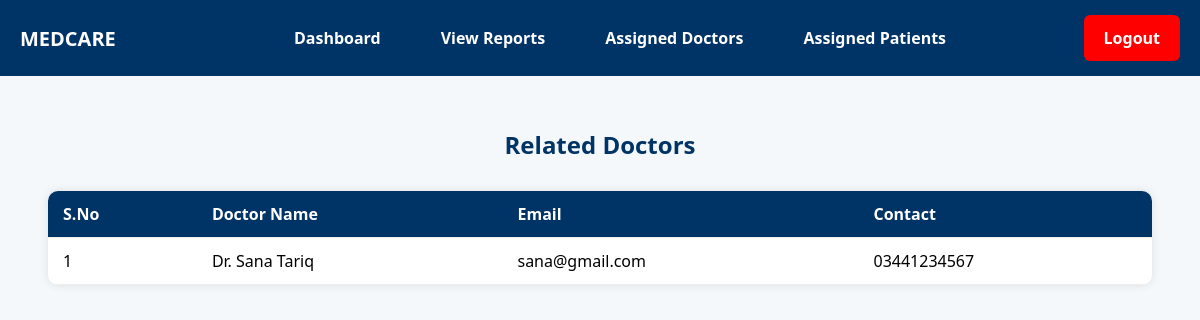
Page /view_caretaker_doctors.php (signed in) on the committed database.
### tables this page shows
CREATE TABLE `doctor_ph_nmbr` (
  `doc_id` int(11) NOT NULL,
  `ph_Nmbr` varchar(20) NOT NULL
);

CREATE TABLE `doctor` (
  `doc_id` int(11) NOT NULL,
  `name` varchar(30) NOT NULL,
  `username` varchar(30) NOT NULL,
  `password` varchar(15) NOT NULL,
  `gender` varchar(1) NOT NULL,
  `specialization` varchar(100) NOT NULL,
  `email` varchar(100) NOT NULL
);

### view_caretaker_doctors.php (the view, shortened to what this page needs)
<?php
require 'connection.php';
$caretaker_id = (int)$_SESSION['caretaker_id'];
$sqlDoctors = "
    SELECT
        d.name AS doctor_name,
        d.specialization,
        d.email,
        ph.ph_Nmbr AS contact
    FROM collab_with cw
    INNER JOIN doctor d ON cw.doc_id = d.doc_id
    LEFT JOIN doctor_ph_nmbr ph ON d.doc_id = ph.doc_id
    WHERE cw.id = $caretaker_id
";
$resultDoctors = mysqli_query($conn, $sqlDoctors);
?>
<!DOCTYPE html>
<html>
<head>
</head>
<body>
     <div class="navbar">
        <div class="logo">
            <span>MEDCARE</span>
        </div>
        <div class="menu">
            <a href="nurse.php">Dashboard</a>
            <a href="caretaker_Patient_report.php">View Reports</a>
            <a href="view_caretaker_doctors.php">Assigned Doctors</a>
            <a href="view_caretaker_patients.php">Assigned Patients</a>
        </div>
        <a href="logout.php" class="logout">Logout</a>
    </div>
    <h2 style="margin-top: 80px;">Related Doctors</h2>
    <table>
        <tr>
            <th>S.No</th>
            <th>Doctor Name</th>
            <th>Email</th>
            <th>Contact</th>
        </tr>
        <?php
        $serial = 1;
        while ($row = mysqli_fetch_assoc($resultDoctors)) {
            echo "<tr>";
            echo "<td>" . $serial++ . "</td>";
            echo "<td>" . htmlspecialchars($row['doctor_name']) . "</td>";
            echo "<td>" . htmlspecialchars($row['email']) . "</td>";
            echo "<td>" . htmlspecialchars($row['contact']) . "</td>";
            echo "</tr>";
        }
        ?>
    </table>
</body>
</html>

### view_caretaker_doctors.php (style rules this page uses)
body { font-family: 'Segoe UI', sans-serif; background-color: #f4f8fb; padding: 40px; }
h2 { text-align: center; color: #003366; margin-bottom: 10px; }
table { width: 100%; border-collapse: collapse; background-color: white; box-shadow: 0 0 10px rgba(0,0,0,0.1); border-radius: 10px; overflow: hidden; margin-top: 30px; }
th, td { padding: 12px 15px; text-align: left; border-bottom: 1px solid #eee; }
th { background-color: #003366; color: white; }
.navbar { background-color: #003366; padding: 15px 20px; display: flex; justify-content: center; align-items: center; position: fixed; top: 0; left: 0; right: 0; z-index: 10; width: 100%; }
.navbar .logo { position: absolute; left: 20px; font-size: 20px; font-weight: bold; color: white; }
.navbar .menu { display: flex; gap: 20px; justify-content: center; width: 100%; text-align: center; }
.navbar .menu a { color: white; text-decoration: none; padding: 12px 20px; font-size: 16px; font-weight: bold; border-radius: 6px; transition: all 0.3s ease; position: relative; }
.navbar .menu a::after { content: ''; position: absolute; width: 0%; height: 3px; bottom: 0; left: 50%; background: white; border-radius: 2px; transition: all 0.4s ease-in-out; transform: translateX(-50%); }
.navbar .logout { position: absolute; right: 60px; color: white; font-weight: bold; padding: 12px 20px; border-radius: 6px; background-color: red; font-size: 16px; text-decoration: none; }

### rows in the picture
doctor_ph_nmbr: doc.name "Dr. Sana Tariq", doc.email "sana@gmail.com", ph_Nmbr "03441234567"
